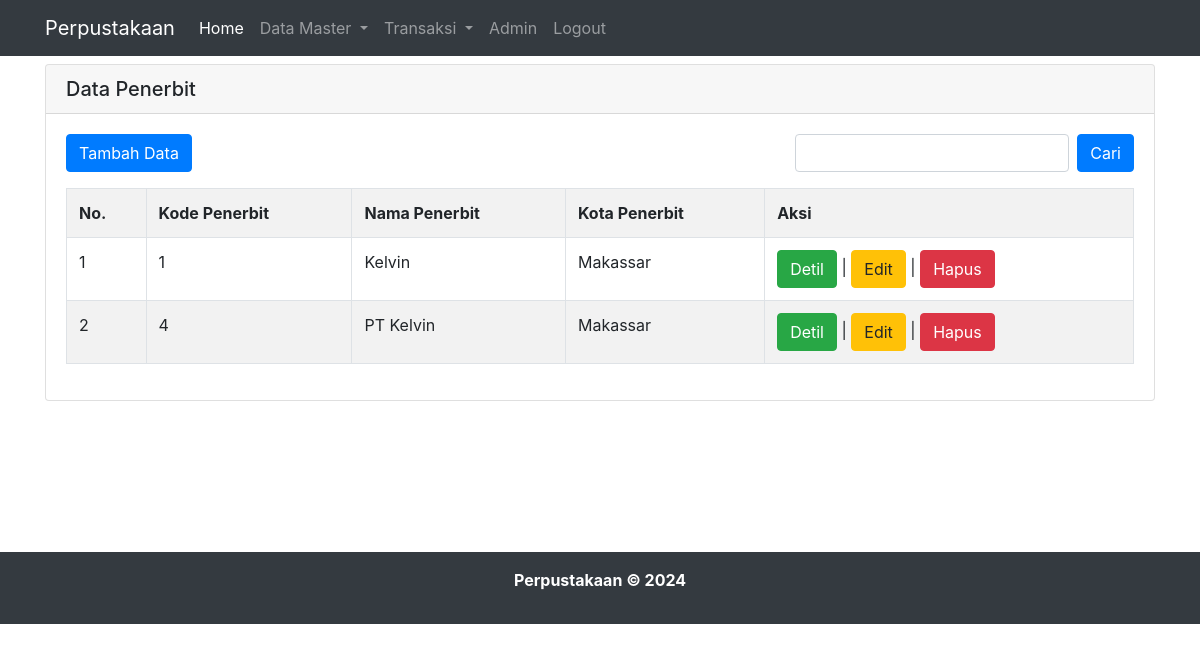
Screenshot of /data_penerbit.php (signed in) with the database file from the repository.
### tables this page shows
CREATE TABLE `penerbit`  (
  `id_penerbit` int UNSIGNED NOT NULL AUTO_INCREMENT,
  `nama_penerbit` varchar(50) NOT NULL,
  `kota` varchar(30) NOT NULL,
  PRIMARY KEY (`id_penerbit`) USING BTREE
);

### data_penerbit.php (the view)
<?php
include "header.php";
include "koneksi.php";
?>
<div class="container">
    <div class="row">
        <div class="col-lg-12 mt-2" style="min-height: 480px;">
            <div class="card">
                <h5 class="card-header">Data Penerbit</h5>
                <div class="card-body">
                    <div class="row">
                        <div class="col">
                            <a href="tambah_penerbit.php" class="btn btn-primary">Tambah Data</a>
                        </div>
                        <div class="col">
                            <form action="" method="GET" class="form-inline float-right">
                                <input type="text" name="cari_penerbit" class="form-control">
                                <input type="submit" value="Cari" class="btn btn-primary ml-2" name="cari">
                            </form>
                        </div>
                    </div>
                    <div class="row mt-3">
                        <div class="col">
                            <table class="table table-bordered table-striped">
                                <tr>
                                    <th>No.</th>
                                    <th>Kode Penerbit</th>
                                    <th>Nama Penerbit</th>
                                    <th>Kota Penerbit</th>
                                    <th>Aksi</th>
                                </tr>
                                <?php
                                    $i = 1;
                                    if(isset($_GET['cari'])){
                                        $term = $_GET['cari_penerbit'];
                                        $query = $koneksi->query("SELECT * FROM penerbit WHERE nama LIKE '%$term%'");
                                    } else {
                                        $query = $koneksi->query("SELECT * FROM penerbit");
                                    }
                                    while($row = $query->fetch_assoc()) {
                                ?>
                                <tr>
                                    <td><?= $i ?></td>
                                    <td><?= $row['id_penerbit'] ?></td>
                                    <td><?= $row['nama_penerbit'] ?></td>
                                    <td><?= $row['kota'] ?></td>
                                    <td><a href="detil_penerbit.php?id=<?= $row['id_penerbit'] ?>" class="btn btn-success">Detil</a> | <a href="edit_penerbit.php?id=<?= $row['id_penerbit'] ?>" class="btn btn-warning">Edit</a> | <a href="hapus_penerbit.php?id=<?= $row['id_penerbit'] ?>" class="btn btn-danger">Hapus</a></td>
                                </tr>
                                <?php $i++;} ?>
                            </table>
                        </div>
                    </div>
                </div>
            </div>
        </div>
    </div>
</div>
<?php
include "footer.php";
?>

### rows the page displays
penerbit: id_penerbit "1", nama_penerbit "Kelvin", kota "Makassar"
penerbit: id_penerbit "4", nama_penerbit "PT Kelvin", kota "Makassar"
